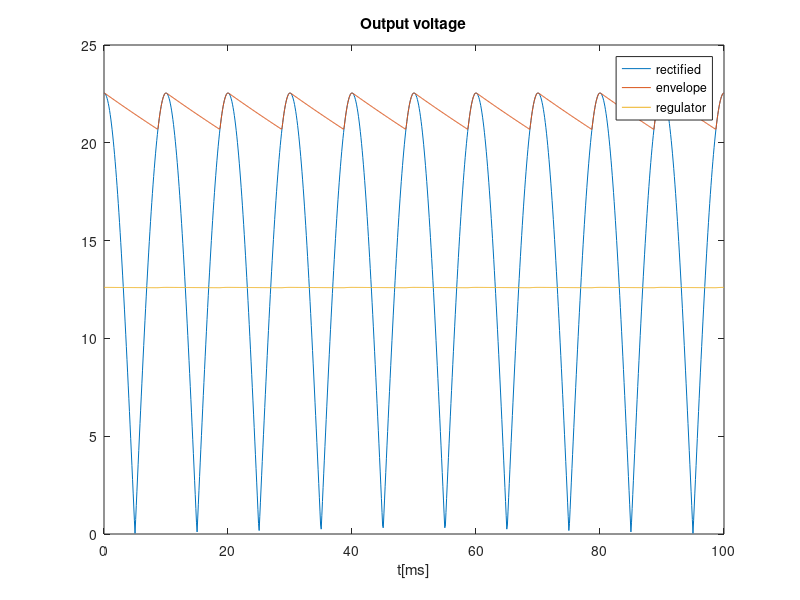
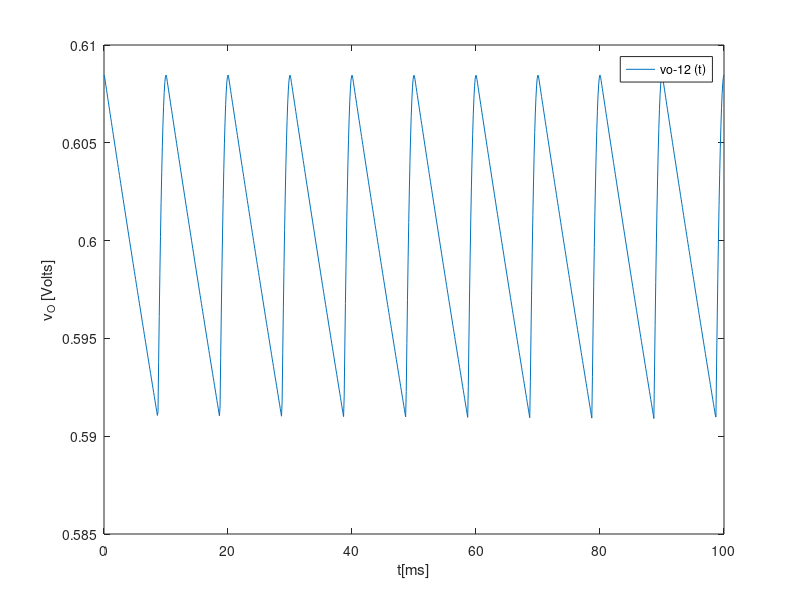

The MATLAB source for these figures, in order:
close all
clear all
format long

%-------------------------------------------------------------------------------
% AC/DC CONVERTER
%-------------------------------------------------------------------------------

f = 50
w=2*pi*f
v_in = 230


% Transformer n:1

n = 10.20 

A = v_in/n


% Envelope Detector 

t=linspace(0, 0.1, 1000);

R_env = 10000  % envelope detector resistance 
C_env = 10e-6  % envelope detector capacitor

vS_env = A*cos(w*t)

vOhr = zeros(1, length(t));
vO_env = zeros(1, length(t));

tOFF = 1/w * atan(1/w/R_env/C_env);

vOnexp = A*cos(w*tOFF)*exp(-(t-tOFF)/R_env/C_env);

for i=1:length(t)
	  vOhr(i) = abs(vS_env(i));
endfor


for i=1:length(t)
  if t(i) < tOFF
    vO_env(i) = vOhr(i);
  elseif vOnexp(i) > vOhr(i) % t = tON
    vO_env(i) = vOnexp(i);
  else 
    tOFF = tOFF + 1/f/2;
    vOnexp = A*abs(cos(w*tOFF))*exp(-(t-tOFF)/R_env/C_env);
    vO_env(i) = vOhr(i);
  endif
endfor

ripple_env = max(vO_env) - min(vO_env)



% Voltage Regulator

Vt = 0.026;
Is = 10e-14;
eta = 1
Rreg = 1e3

n_diodes = 18;
VON = 0.70;

Rd = Vt*eta/(Is*exp(VON/(eta*Vt)))

if mean(vO_env) >= VON*n_diodes
  VO_reg = VON*n_diodes;
else
  VO_reg = mean(vO_env);
endif


for i = 1:length(t)
  if vO_env(i) >= n_diodes*VON
    vo_reg(i) = n_diodes*Rd/(n_diodes*Rd+Rreg) * (vO_env(i)-mean(vO_env));
  else
    vo_reg(i) = vO_env(i)-mean(vO_env);
  endif
endfor

vO_reg = VO_reg + vo_reg;

hf=figure();
plot(t*1000, vOhr, t*1000, vO_env, t*1000, vO_reg);
title("Output voltage");
xlabel ("t[ms]");
legend("rectified","envelope", "regulator");
print (hf,"vO_env&vOhr&vO_reg.eps", "-depsc");


% Deviations (vO - 12) 

hfc = figure();
title("Deviations from DC voltage 12V")
plot (t*1000,vO_reg-12, ";vo-12 (t);");
xlabel ("t[ms]")
ylabel ("v_O [Volts]")
legend('Location','northeast');
print (hfc, "deviation.eps", "-depsc");





